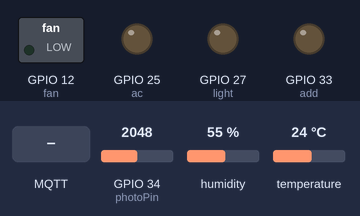
Recording of a program running on a simulated ESP32. Shown: switched loads named in the program (green lamp = pin HIGH), output pins drawn as LEDs (lit = HIGH). Inputs (shaded band) come from the test bench; at power-on: GPIO 34 (photoPin) = 2048, humidity 55 %, temperature 24 °C. WiFi joins after 1.5 s; servers stay silent unless stated; random numbers use the default seed unless the program sets one; no MQTT or app messages arrive unless stated; what the program prints to the serial monitor is not drawn.

Above: at 0.0 s.
At 2.7 s:
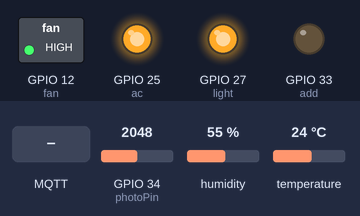
2.8 s: MQTT message "fan" arrives on the first subscribed topic
At 3.4 s:
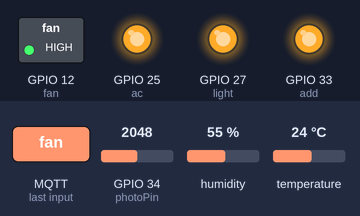
6.3 s: MQTT message "on" arrives on the first subscribed topic
9.8 s: MQTT message "off" arrives on the first subscribed topic
Timing chart, 0 to 15.0 s (numbered marks = the images above; inputs shaded):
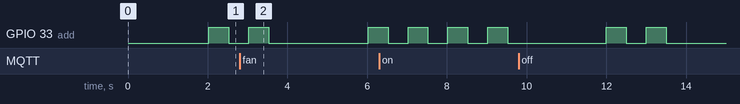

The program:

main.cpp
```cpp
#include <DHT.h>
#include <Arduino.h>
#include <Adafruit_Sensor.h>
#include <Wire.h>
#include <PubSubClient.h>
#include <WiFi.h>
#include <ArduinoJson.h>
#include <stdlib.h>

#define DHTPIN 5 // DHT11 data pin (GPIO4)
#define DHTTYPE DHT11
// #define MQTT_SERVER "192.168.128.1" // Wifi IP
#define MQTT_SERVER "172.20.10.2" // Wifi IP
// #define MQTT_SERVER "192.168.1.191" // Wifi IP
#define MQTT_PORT 2222
#define MQTT_TOPIC "iot_NgocYen" // Chủ đề duy nhất
// const char *ssid = "Hiep";       // Wifi name
// const char *password = "123456788@"; // Wifi password

const char *ssid = "nopassword";       // Wifi name
const char *password = "88888888"; // Wifi password

const int fan = 12;
const int light = 27;
const int ac = 25;
const int add = 33;
int isNhay = 0 ;

const int photoPin = 34;


WiFiClient espClient;
PubSubClient client(espClient);

// DHT sensor
DHT dht(DHTPIN, DHTTYPE);

unsigned long lastMsgTime = 0;
unsigned long lastMsgTime2 = 0;
const long interval = 2000;

void setup_wifi()
{
  delay(10);
  Serial.println();
  Serial.print("Connecting to ");
  Serial.println(ssid);
  WiFi.begin(ssid, password);

  while (WiFi.status() != WL_CONNECTED)
  { // Wait for connection
    delay(500);
    Serial.print(".");
  }

  Serial.println("");
  Serial.println("WiFi connected");
  Serial.print("IP address: ");
  Serial.println(WiFi.localIP());
}

void callback(char *topic, byte *payload, unsigned int length)
{
  Serial.print("Message arrived [");
  Serial.print(topic);
  Serial.print("] ");

  // Convert payload to String safely
  String message;
  for (unsigned int i = 0; i < length; i++)
  {
    message += (char)payload[i];
  }
  Serial.println(message);

//   // Parse the message as JSON
  StaticJsonDocument<256> doc;
  DeserializationError error = deserializeJson(doc, message);

  if (error)
  {
    Serial.print(F("deserializeJson() failed: "));
    Serial.println(error.f_str());
    return;
  }

  // Kiểm tra loại thông điệp: thay đổi trạng thái thiết bị từ FE gửi
  if (doc.containsKey("action_from_nodeJS"))
  {
    const char *device = doc["device"];
    const char *action = doc["action"];
    bool stateChanged = false;
    // Xử lý yêu cầu bật/tắt thiết bị
    if (strcmp(device, "fan") == 0)
    {
      if (strcmp(action, "on") == 0)
      {
        digitalWrite(fan, HIGH);
        Serial.println("Fan: ON");

      }
      else if (strcmp(action, "off") == 0)
      {
        digitalWrite(fan, LOW);
        Serial.println("Fan: OFF");
        stateChanged = true;
      }
    }
    else if (strcmp(device, "light") == 0)
    {
      if (strcmp(action, "on") == 0)
      {
        digitalWrite(light, HIGH);
        Serial.println("Light: ON");
        stateChanged = true;
      }
      else if (strcmp(action, "off") == 0)
      {
        digitalWrite(light, LOW);
        Serial.println("Light: OFF");
        stateChanged = true;
      }
    }
    else if (strcmp(device, "ac") == 0)
    {
      if (strcmp(action, "on") == 0)
      {
        digitalWrite(ac, HIGH);
        Serial.println("Air Condition: ON");
        stateChanged = true;
      }
      else if (strcmp(action, "off") == 0)
      {
        digitalWrite(ac, LOW);
        Serial.println("Air Condition: OFF");
        stateChanged = true;
      }
    }
        // Đọc trạng thái thiết bị và gửi thông tin cập nhật
        StaticJsonDocument<256> doc;
        doc["changeSuccess"] = true;
        doc["device"] = device;
        doc["status"] = action;
        char jsonBuffer[512];
        serializeJson(doc, jsonBuffer);
        client.publish(MQTT_TOPIC, jsonBuffer);
  }
  else if(doc.containsKey("action_from_nodeJSS")){
         digitalWrite(fan, LOW);
         digitalWrite(ac, LOW);
         digitalWrite(light, LOW);
        // StaticJsonDocument<256> doc;
        // doc["changeSuccess"] = true;
        // doc["device"] = device;
        // doc["status"] = action;
        // char jsonBuffer[512];
        // serializeJson(doc, jsonBuffer);
        // client.publish(MQTT_TOPIC, jsonBuffer);
  }
   else if(doc.containsKey("action_from_nodeJSSS")){
         digitalWrite(fan, HIGH);
         digitalWrite(ac, HIGH);
         digitalWrite(light, HIGH);
  }
}
 void setup()
 {
   Serial.begin(115200);
   dht.begin();
   Wire.begin();

   setup_wifi();
   client.setServer(MQTT_SERVER, MQTT_PORT);
   client.setCallback(callback);

   pinMode(fan, OUTPUT);
   pinMode(light, OUTPUT);
   pinMode(ac, OUTPUT);
   pinMode(add , OUTPUT);

   digitalWrite(fan, HIGH);
   digitalWrite(light, HIGH);
   digitalWrite(ac, HIGH);
   digitalWrite(add, LOW);

   // Đăng ký chủ đề duy nhất để nhận tất cả thông báo
   client.subscribe(MQTT_TOPIC);
 }

 void reconnect()
 {
   while (!client.connected())
   {
     Serial.print("Attempting MQTT connection...");
     if (client.connect("ArduinoClient" , "b21dccn809" , "123456"))
     {
       Serial.println("connected");
        // Subscribe to the unified topic
       client.subscribe(MQTT_TOPIC);
     }
     else
     {
       Serial.print("failed, rc=");
       Serial.print(client.state());
       Serial.println(" try again in 5 seconds");
       delay(1000);
     }
   }
 }
 void loop()
 {
   if (!client.connected())
   {
     reconnect();
   }
   client.loop();

   unsigned long currentMillis = millis();
    if(currentMillis - lastMsgTime2 >= 500 )
   {

       if(isNhay){
        digitalWrite(add , digitalRead(add)  == HIGH ? LOW  : HIGH) ;
        lastMsgTime2 = currentMillis;

       }

   }
   if (currentMillis - lastMsgTime >= interval) {
     lastMsgTime = currentMillis;

   float humidity = dht.readHumidity();
   float temperature = dht.readTemperature();
   float lux = (analogRead(photoPin)/4) + 1;
   float dust = 70 + rand() % (99 - 70);

   if(dust > 80) {
    isNhay = 1 ;
    StaticJsonDocument<256> doc;
   doc["cntDust"] = 1;

   char jsonBuffer[512];
   serializeJson(doc, jsonBuffer);
   client.publish(MQTT_TOPIC, jsonBuffer); // Gửi thông tin thiết bị và cảm biến
   }
   else isNhay = 0 ;
   if (isnan(humidity) || isnan(temperature))
   {
     Serial.println("Failed to read from DHT sensor!");
     return;
   }

    // Đọc trạng thái thiết bị và gửi thông tin cập nhật
   StaticJsonDocument<256> doc;
   doc["humidity"] = humidity;
   doc["temperature"] = temperature;
   doc["lux"] = lux;
   doc["dust"] = dust;
   doc["fan"] = (digitalRead(fan) == HIGH) ? 1 : 0;
   doc["light"] = (digitalRead(light) == HIGH) ? 1 : 0;
   doc["ac"] = (digitalRead(ac) == HIGH) ? 1 : 0;

   char jsonBuffer[512];
   serializeJson(doc, jsonBuffer);
   client.publish(MQTT_TOPIC, jsonBuffer); // Gửi thông tin thiết bị và cảm biến
   }
 }


// mosquitto_pub -h 172.20.10.2 -p 2222 -u b21dccn809 -P 123456 -t "iot_NgocYen" -m "{\"action_from_nodeJS\": true, \"device\": \"fan\", \"action\": \"on\"}"

// mosquitto_pub -h 172.20.10.2 -p 2222 -u b21dccn809 -P 123456 -t "iot_NgocYen" -m "{\"action_from_nodeJSS\": true}"
// mosquitto_pub -h 172.20.10.2 -p 2222 -u b21dccn809 -P 123456 -t "iot_NgocYen" -m "{\"action_from_nodeJSSS\": true}"
```

Measured:
- by itself, GPIO 33 (add): alternates HIGH for 0.50 s and LOW for 0.50 s, 4 changes in all, then stays LOW
